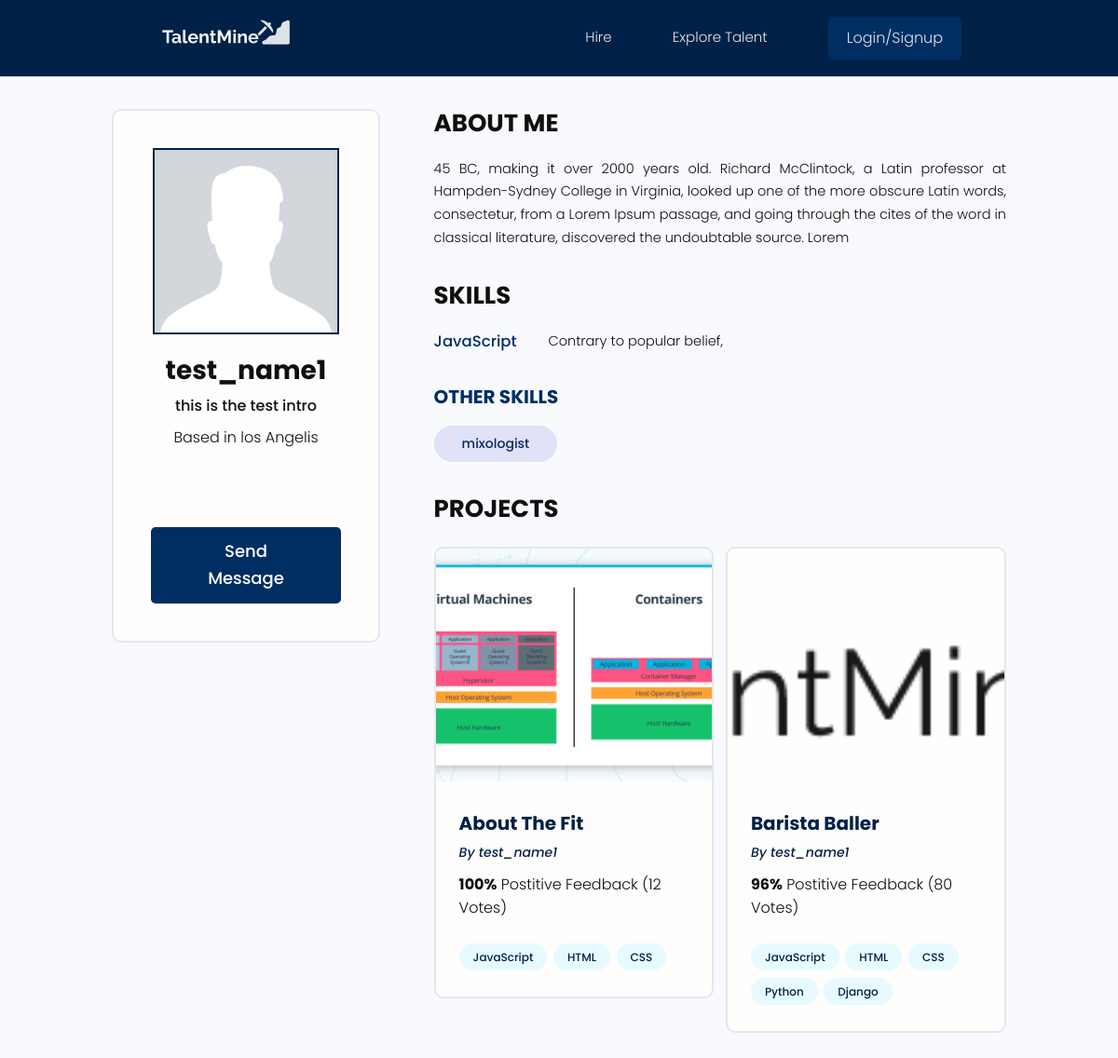
The app's page /users/profile/17212aeb-934c-4024-9a14-a50b05b2acdd, older data.
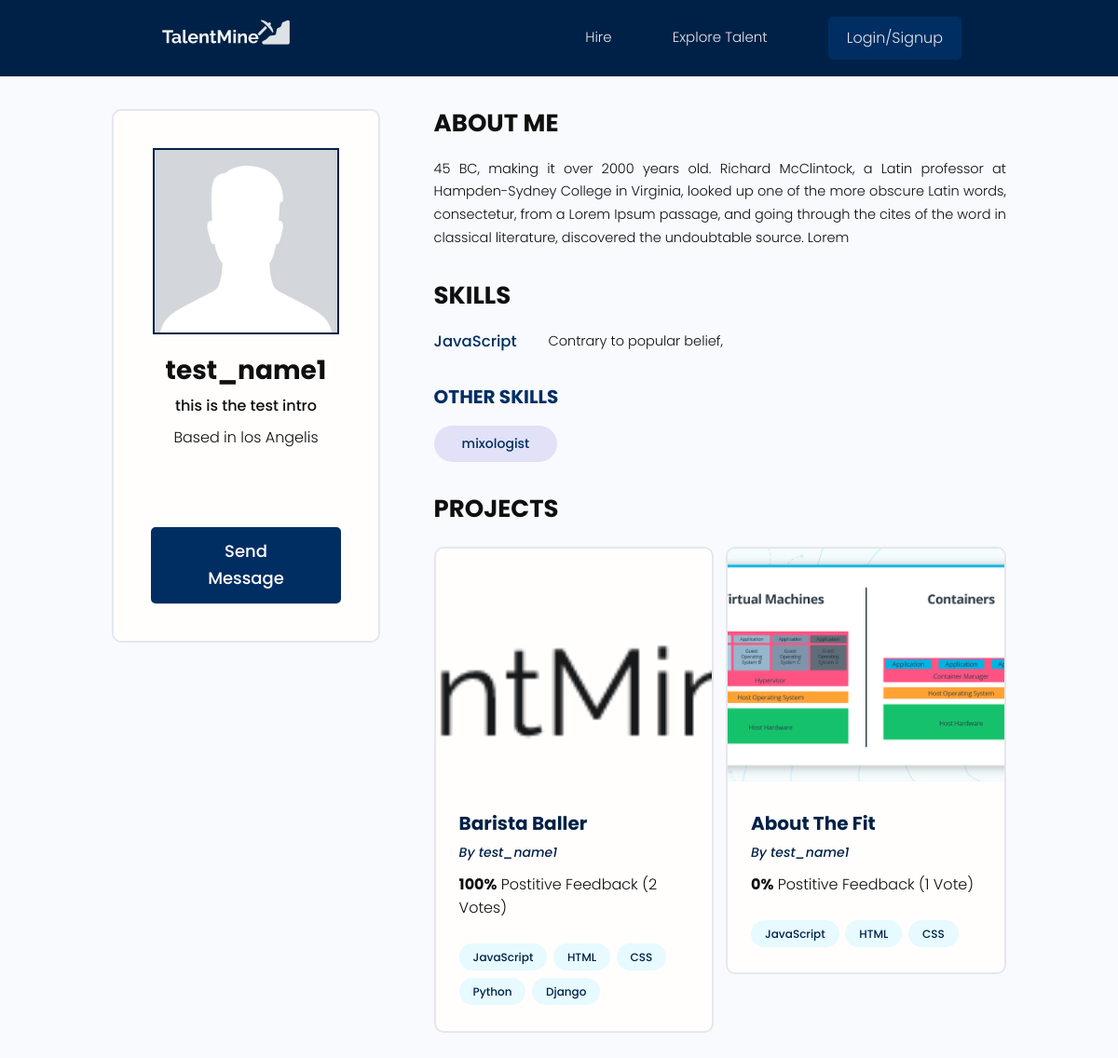
The same page, newer data.
### users/models.py (models this page shows, shortened)
class Skill(models.Model):
    owner = models.ForeignKey(Profile,on_delete = models.CASCADE,null=True)
    name = models.CharField(max_length = 100,blank=True,null=True)
    description = models.TextField(blank=True,null=True)
    created = models.DateTimeField(auto_now_add=True)
    id = models.UUIDField(default = uuid.uuid4, unique=True,primary_key=True,editable=False)

class Profile(models.Model):
    user = models.OneToOneField(User,on_delete=models.CASCADE,null=True,blank=True)
    name = models.CharField(max_length = 100,blank=True,null=True)
    email = models.EmailField(max_length=100,blank=True,null=True)
    username  = models.CharField(max_length = 100,blank=True,null=True)
    location = models.CharField(max_length = 500,blank=True,null=True)
    short_intro  = models.CharField(max_length = 180,blank=True,null=True)
    bio = models.TextField(blank=True,null=True)
    profile_image = models.ImageField(null=True,blank=True,upload_to = 'profiles/',default ="profiles/avatar.jpeg" )
    social_github =  models.CharField(max_length = 5000,blank=True,null=True)
    social_twitter =  models.CharField(max_length = 5000,blank=True,null=True)
    social_linkedin =  models.CharField(max_length = 5000,blank=True,null=True)
    social_website =  models.CharField(max_length = 5000,blank=True,null=True)
    created = models.DateTimeField(auto_now_add=True)
    id = models.UUIDField(default = uuid.uuid4, unique=True,primary_key=True,editable=False)

### projects/models.py (models this page shows, shortened)
class Project(models.Model):
    owner = models.ForeignKey(Profile,null=True,blank=True,on_delete=models.SET_NULL)
    id = models.UUIDField(default = uuid.uuid4, unique=True,primary_key=True,editable=False)
    title = models.CharField(max_length=200)
    description = models.TextField(null=True, blank=True)
    featured_image = models.ImageField(null=True,blank=True,default="default.jpg")
    demo_link = models.CharField(max_length=20000,null=True,blank=True)
    source_link = models.CharField(max_length=20000,null=True,blank=True)
    tags = models.ManyToManyField('Tag',blank=True)
    vote_total = models.IntegerField(default=0,null=True,blank=True)
    vote_ratio = models.IntegerField(default=0,null=True,blank=True)
    created = models.DateTimeField(auto_now_add=True)
    class Meta:
        ordering=['-vote_ratio','-vote_total','title']

class Tag(models.Model):
    name = models.CharField(max_length=200)
    created = models.DateTimeField(auto_now_add=True)
    id = models.UUIDField(default = uuid.uuid4, unique=True,primary_key=True,editable=False)
    def __str__(self):
        return self.name

### users/views.py (the view)
# urls.py: path('profile/<str:pk>',views.userProfile,name='user-profile'),
def userProfile(request,pk):
    profile = Profile.objects.get(id=pk)
    topSkills  = profile.skill_set.exclude(description__exact="")
    otherSkills = profile.skill_set.filter(description="")
    context = {'profile':profile,'topSkills':topSkills,'otherSkills':otherSkills}
    return render(request,'users/user-profile.html',context)

### users/templates/users/user-profile.html (shortened to what this page needs)
{%extends 'main.html'%}
{%block content%}
<main class="profile my-md">
  <div class="container">
    <div class="layout">
      <div class="column column--1of3">
        <div class="card text-center">
          <div class="card__body dev">
            <img class="avatar avatar--xl" src="{{profile.profile_image.url}}" style="border-radius:0px"/>
            <h2 class="dev__name">{{profile.name}}</h2>
            <p class="dev__title">{{profile.short_intro}}</p>
            <p class="dev__location">Based in {{profile.location}}</p>
            <ul class="dev__social">
            </ul>
            <a href="{%url 'create-message' profile.id%}" class="btn btn--sub btn--lg">Send Message </a>
          </div>
        </div>
      </div>
      <div class="column column--2of3">
        <div class="devInfo">
          <h3 class="devInfo__title">About Me</h3>
          <p class="devInfo__about">
            {{profile.bio}}
          </p>
        </div>
        <div class="devInfo">
          <h3 class="devInfo__title">Skills</h3>
          <div class="devInfo__skills">
            {%for skill in topSkills%}
            <div class="devSkill">
              <h4 class="devSkill__title">{{skill.name}}</h4>
              <p class="devSkill__info">
                {{skill.description}}
              </p>
            </div>
            {%endfor%}
            <h3 class="devInfo__subtitle">Other Skills</h3>
            <div class="devInfo__otherSkills">
                {%for skill in otherSkills%}
              <span class="tag tag--pill tag--sub tag--lg">
                <small>{{skill.name}}</small>
              </span>
              {%endfor%}
            </div>
          </div>
        </div>
        <div class="devInfo">
          <h3 class="devInfo__title">Projects</h3>
          <div class="grid grid--two">
            {% for project in profile.project_set.all%}
            <div class="column">
              <div class="card project">
                <a href="{%url 'project' project.id%}" class="project">
                  <img class="project__thumbnail" src="{{project.featured_image.url}}" alt="project thumbnail" />
                  <div class="card__body">
                    <h3 class="project__title">{{project.title}}</h3>
                    <p><a class="project__author" href="">By {{project.owner.name}}</a></p>
                    <p class="project--rating">
                      <span style="font-weight: bold;">{{project.vote_ratio}}%</span> Postitive
                      Feedback ({{project.vote_total}} Vote{{project.vote_total|pluralize:"s"}})
                    </p>
                    <div class="project__tags">
                        {%for tag in project.tags.all%}
                        <span class="tag tag--pill tag--main">
                          <small>{{tag}}</small>
                        </span>
                        {%endfor%}
                    </div>
                  </div>
                </a>
              </div>
            </div>
            {%endfor%}
          </div>
        </div>
      </div>
    </div>
  </div>
</main>
{%endblock content%}

Row changes from the older to the newer data that the page shows:
changed Project "Barista Baller": vote_ratio "96" → "100"; vote_total "80" → "2"; moves up the list
changed Project "About The Fit": vote_ratio "100" → "0"; vote_total "12" → "1"
